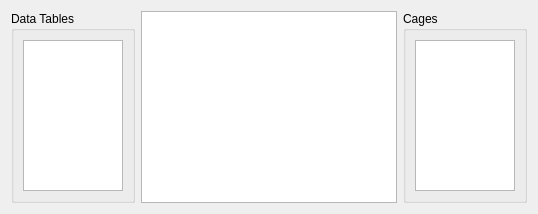
<?xml version="1.0" encoding="UTF-8"?>
<ui version="4.0">
 <author>Anton Rau</author>
 <class>IntelliCageRawDataWidget</class>
 <widget class="QWidget" name="IntelliCageRawDataWidget">
  <layout class="QHBoxLayout" name="horizontalLayout">
   <item>
    <widget class="QGroupBox" name="groupBoxTables">
     <property name="title">
      <string>Data Tables</string>
     </property>
     <layout class="QVBoxLayout" name="verticalLayout">
      <item>
       <widget class="QListWidget" name="listWidgetTables">
        <property name="sizeAdjustPolicy">
         <enum>QAbstractScrollArea::SizeAdjustPolicy::AdjustToContents</enum>
        </property>
       </widget>
      </item>
     </layout>
    </widget>
   </item>
   <item>
    <widget class="QTableView" name="tableView">
     <property name="sizePolicy">
      <sizepolicy hsizetype="Expanding" vsizetype="Expanding">
       <horstretch>1</horstretch>
       <verstretch>0</verstretch>
      </sizepolicy>
     </property>
     <property name="selectionMode">
      <enum>QAbstractItemView::SelectionMode::SingleSelection</enum>
     </property>
     <property name="selectionBehavior">
      <enum>QAbstractItemView::SelectionBehavior::SelectRows</enum>
     </property>
     <attribute name="verticalHeaderMinimumSectionSize">
      <number>20</number>
     </attribute>
     <attribute name="verticalHeaderDefaultSectionSize">
      <number>20</number>
     </attribute>
    </widget>
   </item>
   <item>
    <widget class="QGroupBox" name="groupBoxCages">
     <property name="title">
      <string>Cages</string>
     </property>
     <layout class="QVBoxLayout" name="verticalLayout_2">
      <item>
       <widget class="QListWidget" name="listWidgetCages">
        <property name="sizeAdjustPolicy">
         <enum>QAbstractScrollArea::SizeAdjustPolicy::AdjustToContents</enum>
        </property>
        <property name="selectionMode">
         <enum>QAbstractItemView::SelectionMode::MultiSelection</enum>
        </property>
       </widget>
      </item>
     </layout>
    </widget>
   </item>
  </layout>
 </widget>
 <resources>
  <include location="../../../../resources/resources.qrc"/>
 </resources>
 <connections/>
</ui>
